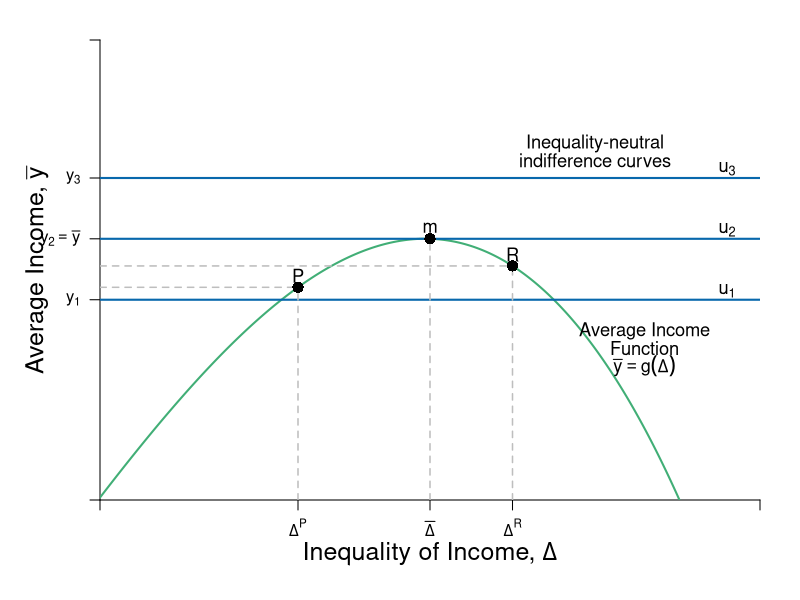

This chart was generated by the following R code:
#Graph Designer: Simon Halliday & Riley Boeth '17
#Authors: Bowles, Foley and Halliday
#Title: Coordination, Conflict and Competition: A Text in Microeconomics

library(shape)
pdf(file = "risk/risks_inequality_neutral.pdf", width = 10, height = 8)


#Set parameters for graphics
axislabelsize <- 1.5
labelsize <- 1.1
graphlinewidth <- 2
segmentlinewidth <- 1.5

COL <- c("#7fc97f", "#beaed4", "#fdc086", "#ffff99", "#386cb0", "#f0027f", "#bf5b17", "#666666")
COLA <- c("#e0f3db", "#99d8c9","#66c2a4","#41ae76", "#238b45", "#005824")
COLB <- c("#c6dbef", "#4eb3d3", "#2b8cbe", "#0868ac","#084081")
COLC <- c("#fcfbfd", "#efedf5", "#dadaeb", "#bcbddc", "#9e9ac8", "#807dba", "#6a51a3", "#54278f", "#3f007d")

#Edited the margins to cater for the larger LHS labels
par(mar =  c(5, 5, 2, 2))

#Indifference curves of a risk-averse homo economicus (2nd graph out of the two for 4.7)

indiffA <- function(x, ua = 2, slope = 1/12) {
  ua + slope*(x)^2
}

#Average wealth function 

avgwealth <- function(x){
  (1.08)*((-1/35)*(((-((.9)*x-36))^2))+36.8+((-1/10)*(x-4)+(-1/1000)*((x-3)^3)))
}

#Add limits on axes and levels of utility for each indifference curve
ylims <- c(0, 40)
xlims <- c(0, 40)

npts <- 501 
x <- seq(xlims[1], xlims[2], length.out = npts)
y <- seq(ylims[1], ylims[2], length.out = npts) 

plot(0, 0, xlim = xlims, ylim = ylims, type = "n",
     xlab = expression(paste("")),
     ylab = expression(paste("")), 
     xaxt = "n", 
     yaxt = "n", 
     cex.lab = axislabelsize, 
     bty = "n", 
     xaxs="i", 
     yaxs="i"
)

#x and y limits with plain axes without ticks/numbers to match previous graph

#ticksx <- seq(from = 0, to = xlims[2]+1, by = 4)
#xlabels <- seq(from = 0, to = xlims[2], by = 1)
ticksx <- c(xlims[1], 12,  20, 25, xlims[2])
xlabels <- c(NA, expression(paste(Delta^P)), expression(paste(bar(Delta) )), expression(paste(Delta^R)), NA)
#ticksy <- seq(from = 0, to = ylims[2]+1, by = 4)
#ylabels <- seq(from = 0, to = ylims[2], by = 1)
ticksy <- c(ylims[1], avgwealth(11), avgwealth(20), 28, ylims[2])
ylabels <- c(NA, expression(paste(y[1])), expression(paste(y[2] == bar(y) )), expression(paste(y[3])), NA)
#text(-1, avgwealth(8)+7, expression(paste(omega, ""[R],"'")), xpd = TRUE, cex = labelsize)
#text(-1, avgwealth(8), expression(paste(omega, ""[e],"'")),  xpd = TRUE, cex = labelsize)
#text(-1, avgwealth(8)-7, expression(paste(omega, ""[P],"'")),  xpd = TRUE, cex = labelsize)


#text(8, -.9, expression(paste(Delta, ""[e],"`")),  xpd = TRUE,  cex = labelsize)
#text(12, -.9, expression(paste(Delta, ""[rawls])), xpd = TRUE, cex = labelsize)
#text(15, -.9, expression(paste(Delta, ""[e])),  xpd = TRUE,  cex = labelsize)
#text(20, -.9, expression(paste(Delta,""[max])),  xpd = TRUE,  cex = labelsize)
#text(25, -.9, expression(paste(Delta, ""[Wealthiest], " "[Rich])),  xpd = TRUE,  cex = labelsize)




axis(1,at = ticksx,  pos = 0, labels = xlabels)
axis(2,at = ticksy,  pos = 0, labels = ylabels, las = 1)

npts <- 500 
xx1 <- seq(xlims[1], xlims[2], length.out = npts)
xx2 <- seq(0, xlims[2], length.out = npts)
xx3 <- seq(xlims[1], 0, length.out = npts)
xx4 <- seq(-11, 0, length.out = npts)


# lines(xx1, indiffA(xx1, ua = 2), col = COLB[4], lwd = graphlinewidth)
# lines(xx1, indiffA(xx1, ua = 8.2), col = COLB[4], lwd = graphlinewidth)
# lines(xx1, indiffA(xx1, ua = 14.4), col = COLB[4], lwd = graphlinewidth)
lines(xx1, avgwealth(xx1), col = COLA[4], lwd = graphlinewidth)


#Axis labels and draw linear utility function
mtext(expression(paste("Inequality of Income, ", Delta)), side = 1, line = 2.5, cex = axislabelsize)
text(-3.8, 0.5*ylims[2], expression(paste("Average Income, ",bar(y))), xpd = TRUE, cex = axislabelsize, srt = 90) 

#Label various points on line

segments(0, avgwealth(x = 11), xlims[2], avgwealth(x = 11), lty = 1, col = COLB[4], lwd = graphlinewidth)
segments(0, avgwealth(x = 20) , xlims[2], avgwealth(x = 20) , lty = 1, col = COLB[4], lwd = graphlinewidth)
segments(0, 28, xlims[2], 28, lty = 1, col = COLB[4], lwd = graphlinewidth)



# text(8, avgwealth(8)+1, expression(paste(e*minute)), cex = labelsize)
# segments(8, 0, 8, avgwealth(8), lty = 2, col = "gray", lwd = segmentlinewidth)
# segments(0, avgwealth(8), 8, avgwealth(8), lty = 2, col = "gray", lwd = segmentlinewidth)
# points(8, avgwealth(8), pch = 16, col = "black", cex = 1.5)
# 
# segments(25, 0, 25, avgwealth(25), lty = 2, col = "gray", lwd = segmentlinewidth)
# points(25, avgwealth(25), pch = 16, col = "black", cex = 1.5)
# 
text(20, avgwealth(20)+1, expression(paste(m)), cex = labelsize)
segments(20, 0, 20, avgwealth(20), lty = 2, col = "gray", lwd = segmentlinewidth)
points(20, avgwealth(20), pch = 16, col = "black", cex = 1.5)

segments(0, avgwealth(12), 12, avgwealth(12), lty = 2, col = "gray", lwd = segmentlinewidth)
segments(12, 0, 12, avgwealth(12), lty = 2, col = "gray", lwd = segmentlinewidth)
points(12, avgwealth(12), pch = 16, col = "black", cex = 1.5)
text(12, avgwealth(12) + 1, expression(paste(P)), cex = labelsize)

segments(0, avgwealth(25), 25, avgwealth(25), lty = 2, col = "gray", lwd = segmentlinewidth)
segments(25, 0, 25, avgwealth(25), lty = 2, col = "gray", lwd = segmentlinewidth)
points(25, avgwealth(25), pch = 16, col = "black", cex = 1.5)
text(25, avgwealth(25) + 1, expression(paste(R)), cex = labelsize)


# text(14.7, avgwealth(15)+1, expression(paste("e")), cex = labelsize)
# segments(15, 0, 15, avgwealth(15), lty = 2, col = "gray", lwd = segmentlinewidth)
# points(15, avgwealth(15), pch = 16, col = "black", cex = 1.5)
# 
# segments(12, 0, 12, avgwealth(12), lty = 2, col = "gray", lwd = segmentlinewidth)
# points(12, avgwealth(12), pch = 16, col = "black", cex = 1.5)

#Label relevant points on axes

#Add arrow beside y axis and points on axis

# arrows(-1, avgwealth(8)+6, -1, avgwealth(8)+1, col = "black", code =3, arr.type = "simple", xpd = TRUE, length = 0.1, angle = 40, lwd = 3)
# arrows(-1, avgwealth(8)-6, -1, avgwealth(8)-1, col = "black", code = 3, arr.type = "simple", xpd = TRUE, length = 0.1, angle = 40, lwd = 3)

#points(0, avgwealth(8)+7, pch = 16, col = "black", cex = 1.5, xpd = TRUE)
#points(0, avgwealth(8), pch = 16, col = "black", cex = 1.5,xpd = TRUE)
#points(0, avgwealth(8)-7, pch = 16, col = "black", cex = 1.5,xpd = TRUE)

#label the three indifference curves

text(38, 18.2, expression(paste(u[1])), xpd = TRUE, cex = labelsize)
text(38, 23.5, expression(paste(u[2])),  xpd = TRUE, cex = labelsize)
text(38, 28.8, expression(paste(u[3])),  xpd = TRUE, cex = labelsize)



#Label average wealth curve and indifference curves generally

text(33, avgwealth(30)+1.5, expression(paste("Average Income")), xpd = TRUE, cex = labelsize)
text(33, avgwealth(30), expression(paste("Function")), xpd = TRUE, cex = labelsize)
text(33, avgwealth(30)-1.5, expression(paste(bar(y) == g(Delta) )), xpd = TRUE, cex = labelsize)

text(30, 31, expression(paste("Inequality-neutral")), xpd = TRUE, cex = labelsize)
text(30, 29.5, expression(paste("indifference curves")), xpd = TRUE, cex = labelsize)



dev.off()
